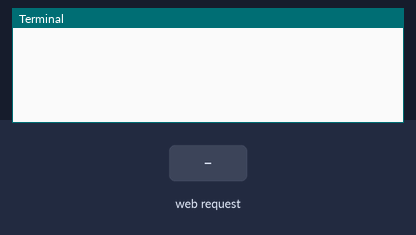
The program below on a simulated Raspberry Pi (BCM pin numbers). Shown: the last lines printed to the terminal. Inputs (shaded band) come from the test bench. The camera gives no picture and a still takes 0.5 s; the clock reads 2024-03-15 10:24:30 at power-on unless the program sets it.

Above: at 1.2 s.
1.3 s: HTTP request for / received
At 2.5 s:
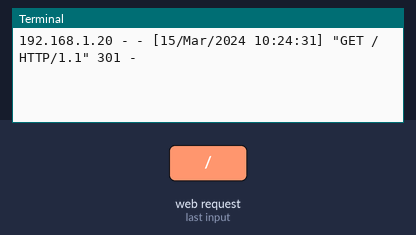
2.8 s: HTTP request for /index.html received
At 3.8 s:
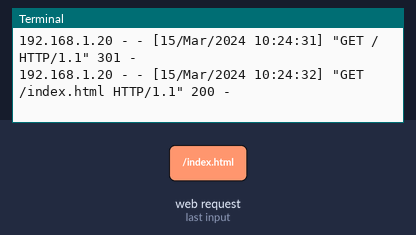
4.3 s: HTTP request for /stream.mjpg received
At 4.9 s:
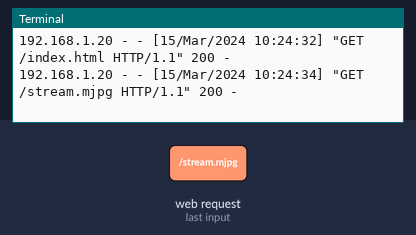

The program:

mjpeg.py
```python
# https://github.com/raspberrypi/picamera2/blob/main/examples/mjpeg_server.py

#!/usr/bin/python3

# Mostly copied from https://picamera.readthedocs.io/en/release-1.13/recipes2.html
# Run this script, then point a web browser at http:<this-ip-address>:8000
# Note: needs simplejpeg to be installed (pip3 install simplejpeg).

import io
import logging
import socketserver
from http import server
from threading import Condition

from picamera2 import Picamera2
from picamera2.encoders import JpegEncoder
from picamera2.outputs import FileOutput

PAGE = """\
<html>
<img src="stream.mjpg" width="640" height="480" />
</html>
"""


class StreamingOutput(io.BufferedIOBase):
    def __init__(self):
        self.frame = None
        self.condition = Condition()

    def write(self, buf):
        with self.condition:
            self.frame = buf
            self.condition.notify_all()


class StreamingHandler(server.BaseHTTPRequestHandler):
    def do_GET(self):
        if self.path == "/":
            self.send_response(301)
            self.send_header("Location", "/index.html")
            self.end_headers()
        elif self.path == "/index.html":
            content = PAGE.encode("utf-8")
            self.send_response(200)
            self.send_header("Content-Type", "text/html")
            self.send_header("Content-Length", len(content))
            self.end_headers()
            self.wfile.write(content)
        elif self.path == "/stream.mjpg":
            self.send_response(200)
            self.send_header("Age", 0)
            self.send_header("Cache-Control", "no-cache, private")
            self.send_header("Pragma", "no-cache")
            self.send_header(
                "Content-Type", "multipart/x-mixed-replace; boundary=FRAME"
            )
            self.end_headers()
            try:
                while True:
                    with output.condition:
                        output.condition.wait()
                        frame = output.frame
                    self.wfile.write(b"--FRAME\r\n")
                    self.send_header("Content-Type", "image/jpeg")
                    self.send_header("Content-Length", len(frame))
                    self.end_headers()
                    self.wfile.write(frame)
                    self.wfile.write(b"\r\n")
            except Exception as e:
                logging.warning(
                    "Removed streaming client %s: %s", self.client_address, str(e)
                )
        else:
            self.send_error(404)
            self.end_headers()


class StreamingServer(socketserver.ThreadingMixIn, server.HTTPServer):
    allow_reuse_address = True
    daemon_threads = True


picam2 = Picamera2()
picam2.configure(picam2.create_video_configuration(main={"size": (640, 480)}))
output = StreamingOutput()
picam2.start_recording(JpegEncoder(), FileOutput(output))

try:
    address = ("", 3000)
    server = StreamingServer(address, StreamingHandler)
    server.serve_forever()
finally:
    picam2.stop_recording()
```

Measured:
- after the input at 1.3 s, the terminal: prints a new line at once (image 1)
- after the input at 2.8 s, the terminal: prints a new line at once (image 2)
- after the input at 4.3 s, the terminal: prints a new line at once (image 3)
